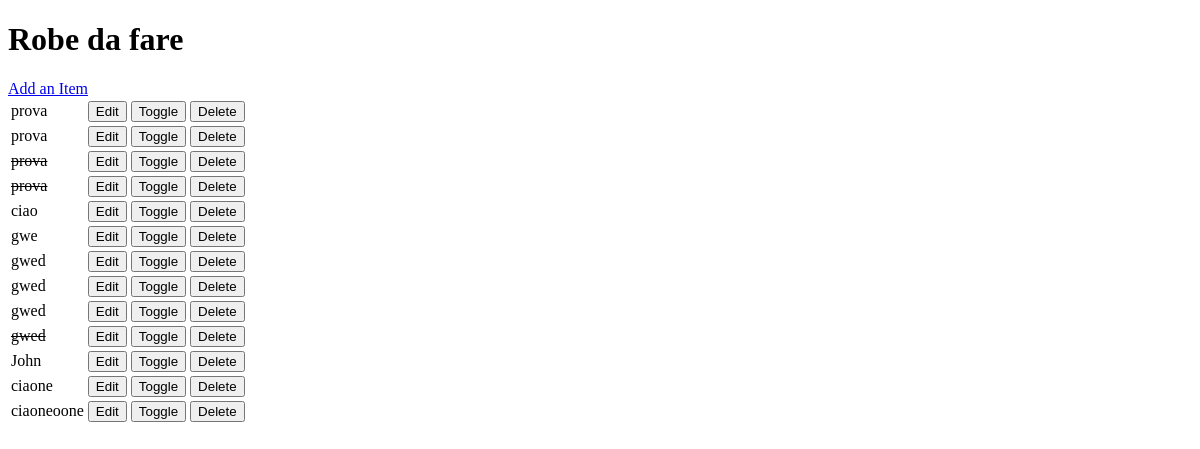
Before: / with the older database file.
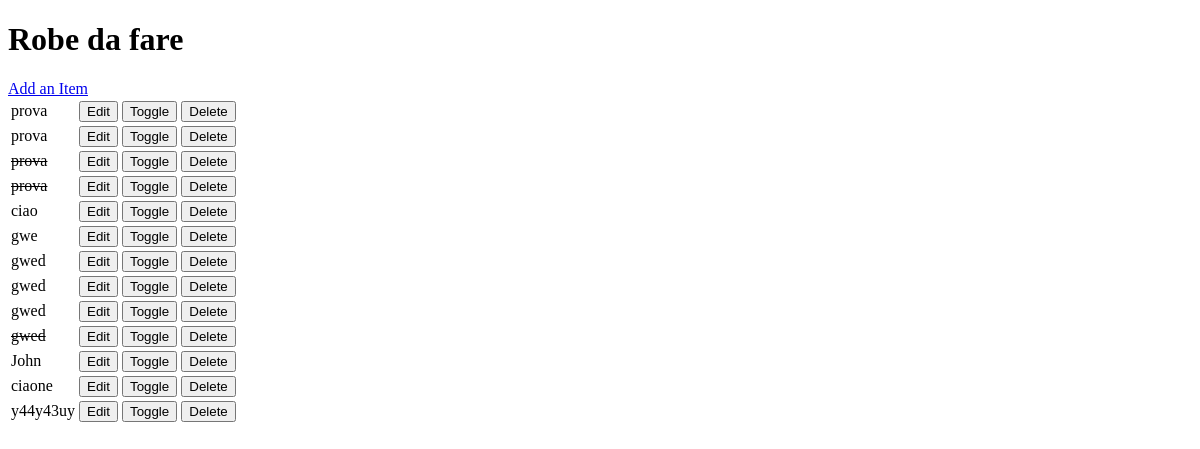
After: the same page with the newer database file.
### todo/models.py (models this page shows, shortened)
class Item(models.Model):
    name = models.CharField(max_length=50, null=False, blank=False)
    done = models.BooleanField(null=False, blank=False, default=False)

### todo/views.py (the view)
# urls.py: path('', views.get_todo_list, name='get_todo_list'),
def get_todo_list(request):
    items = Item.objects.all() # Contains the whole table
    context = { # Separate the table object in a dictionary
        'items': items
    }
    return render(request, 'todo/todo_list.html', context)

### todo/templates/todo/todo_list.html (shortened to what this page needs)
<!DOCTYPE html>
<html lang="en">
<head>
</head>
<body>
	<h1>Robe da fare</h1>
	<a href="/add">Add an Item</a>
	<br>
	<table>
		{% for item in items %}
		{% if item.done == True %}
		<tr>
			<td><s>{{ item.name }}</s></td>
			{% else %}
			<td>{{ item.name }}</td>
			{% endif %}
			<td>
				<a href="/edit/{{ item.id }}">
					<button>Edit</button>
				</a>
			</td>
    		<td>
				<a href="/toggle/{{ item.id }}">
					<button>Toggle</button>
				</a>
			</td>
    		<td>
				<a href="/delete/{{ item.id }}">
					<button>Delete</button>
				</a>
			</td>
		</tr>
		{% empty %}
		<td>
			<tr>Nothing to see here</tr>
		</td>
		{% endfor %}
	</table>
</body>
</html>

Changed rows visible on the page:
removed Item: name "ciaoneoone"
added Item: name "y44y43uy"
